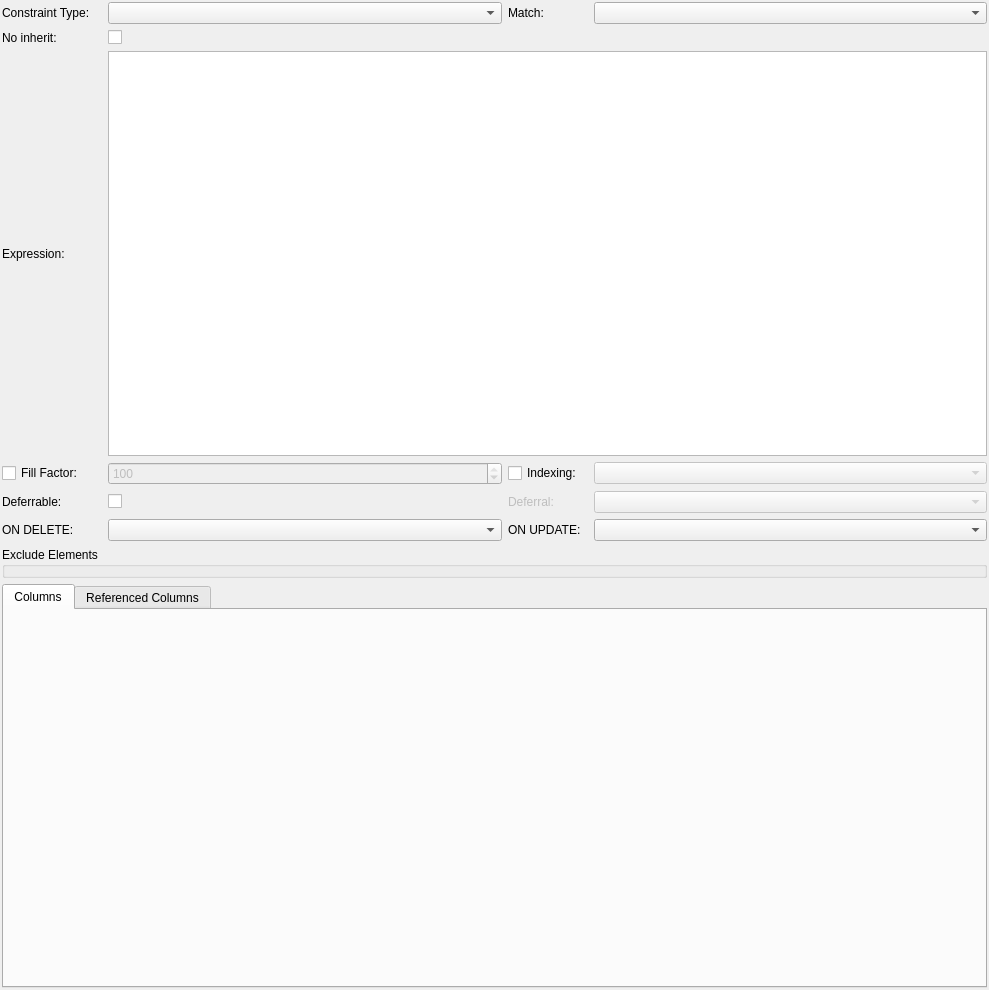
<?xml version="1.0" encoding="UTF-8"?>
<ui version="4.0">
 <class>ConstraintWidget</class>
 <widget class="QWidget" name="ConstraintWidget">
  <property name="geometry">
   <rect>
    <x>0</x>
    <y>0</y>
    <width>989</width>
    <height>990</height>
   </rect>
  </property>
  <property name="minimumSize">
   <size>
    <width>0</width>
    <height>0</height>
   </size>
  </property>
  <layout class="QGridLayout" name="constraint_grid">
   <property name="leftMargin">
    <number>2</number>
   </property>
   <property name="topMargin">
    <number>2</number>
   </property>
   <property name="rightMargin">
    <number>2</number>
   </property>
   <property name="bottomMargin">
    <number>2</number>
   </property>
   <property name="spacing">
    <number>6</number>
   </property>
   <item row="1" column="2">
    <widget class="QLabel" name="match_lbl">
     <property name="sizePolicy">
      <sizepolicy hsizetype="Preferred" vsizetype="Fixed">
       <horstretch>0</horstretch>
       <verstretch>0</verstretch>
      </sizepolicy>
     </property>
     <property name="minimumSize">
      <size>
       <width>80</width>
       <height>0</height>
      </size>
     </property>
     <property name="maximumSize">
      <size>
       <width>75</width>
       <height>16777215</height>
      </size>
     </property>
     <property name="text">
      <string>Match:</string>
     </property>
     <property name="alignment">
      <set>Qt::AlignLeading|Qt::AlignLeft|Qt::AlignVCenter</set>
     </property>
    </widget>
   </item>
   <item row="1" column="3">
    <widget class="QComboBox" name="match_cmb">
     <property name="sizePolicy">
      <sizepolicy hsizetype="Preferred" vsizetype="Fixed">
       <horstretch>0</horstretch>
       <verstretch>0</verstretch>
      </sizepolicy>
     </property>
     <property name="minimumSize">
      <size>
       <width>120</width>
       <height>0</height>
      </size>
     </property>
    </widget>
   </item>
   <item row="1" column="0">
    <widget class="QLabel" name="constr_type_lbl">
     <property name="sizePolicy">
      <sizepolicy hsizetype="Fixed" vsizetype="Fixed">
       <horstretch>0</horstretch>
       <verstretch>0</verstretch>
      </sizepolicy>
     </property>
     <property name="minimumSize">
      <size>
       <width>100</width>
       <height>0</height>
      </size>
     </property>
     <property name="text">
      <string>Constraint Type:</string>
     </property>
    </widget>
   </item>
   <item row="1" column="1">
    <widget class="QComboBox" name="constr_type_cmb">
     <property name="minimumSize">
      <size>
       <width>100</width>
       <height>0</height>
      </size>
     </property>
     <property name="toolTip">
      <string>This attribute cannot be changed once the object is created.</string>
     </property>
    </widget>
   </item>
   <item row="3" column="0">
    <widget class="QLabel" name="expression_lbl">
     <property name="sizePolicy">
      <sizepolicy hsizetype="Fixed" vsizetype="Preferred">
       <horstretch>0</horstretch>
       <verstretch>0</verstretch>
      </sizepolicy>
     </property>
     <property name="minimumSize">
      <size>
       <width>100</width>
       <height>0</height>
      </size>
     </property>
     <property name="text">
      <string>Expression:</string>
     </property>
    </widget>
   </item>
   <item row="5" column="1">
    <widget class="QSpinBox" name="fill_factor_sb">
     <property name="enabled">
      <bool>false</bool>
     </property>
     <property name="sizePolicy">
      <sizepolicy hsizetype="Preferred" vsizetype="Fixed">
       <horstretch>0</horstretch>
       <verstretch>0</verstretch>
      </sizepolicy>
     </property>
     <property name="minimum">
      <number>10</number>
     </property>
     <property name="maximum">
      <number>100</number>
     </property>
     <property name="value">
      <number>100</number>
     </property>
    </widget>
   </item>
   <item row="6" column="0">
    <widget class="QLabel" name="deferrable_lbl">
     <property name="sizePolicy">
      <sizepolicy hsizetype="Fixed" vsizetype="Fixed">
       <horstretch>0</horstretch>
       <verstretch>0</verstretch>
      </sizepolicy>
     </property>
     <property name="minimumSize">
      <size>
       <width>100</width>
       <height>0</height>
      </size>
     </property>
     <property name="text">
      <string>Deferrable:</string>
     </property>
    </widget>
   </item>
   <item row="6" column="1">
    <widget class="QCheckBox" name="deferrable_chk">
     <property name="sizePolicy">
      <sizepolicy hsizetype="Preferred" vsizetype="Fixed">
       <horstretch>0</horstretch>
       <verstretch>0</verstretch>
      </sizepolicy>
     </property>
     <property name="text">
      <string/>
     </property>
    </widget>
   </item>
   <item row="6" column="2">
    <widget class="QLabel" name="deferral_lbl">
     <property name="enabled">
      <bool>false</bool>
     </property>
     <property name="sizePolicy">
      <sizepolicy hsizetype="Fixed" vsizetype="Fixed">
       <horstretch>0</horstretch>
       <verstretch>0</verstretch>
      </sizepolicy>
     </property>
     <property name="minimumSize">
      <size>
       <width>0</width>
       <height>0</height>
      </size>
     </property>
     <property name="maximumSize">
      <size>
       <width>16777215</width>
       <height>16777215</height>
      </size>
     </property>
     <property name="text">
      <string>Deferral:</string>
     </property>
    </widget>
   </item>
   <item row="6" column="3">
    <widget class="QComboBox" name="deferral_cmb">
     <property name="enabled">
      <bool>false</bool>
     </property>
     <property name="sizePolicy">
      <sizepolicy hsizetype="Preferred" vsizetype="Fixed">
       <horstretch>0</horstretch>
       <verstretch>0</verstretch>
      </sizepolicy>
     </property>
     <property name="minimumSize">
      <size>
       <width>120</width>
       <height>0</height>
      </size>
     </property>
    </widget>
   </item>
   <item row="7" column="1">
    <widget class="QComboBox" name="on_delete_cmb">
     <property name="sizePolicy">
      <sizepolicy hsizetype="Preferred" vsizetype="Fixed">
       <horstretch>0</horstretch>
       <verstretch>0</verstretch>
      </sizepolicy>
     </property>
     <property name="minimumSize">
      <size>
       <width>120</width>
       <height>0</height>
      </size>
     </property>
    </widget>
   </item>
   <item row="7" column="0">
    <widget class="QLabel" name="on_delete_lbl">
     <property name="sizePolicy">
      <sizepolicy hsizetype="Fixed" vsizetype="Fixed">
       <horstretch>0</horstretch>
       <verstretch>0</verstretch>
      </sizepolicy>
     </property>
     <property name="minimumSize">
      <size>
       <width>100</width>
       <height>0</height>
      </size>
     </property>
     <property name="text">
      <string>ON DELETE:</string>
     </property>
    </widget>
   </item>
   <item row="7" column="2">
    <widget class="QLabel" name="on_update_lbl">
     <property name="sizePolicy">
      <sizepolicy hsizetype="Fixed" vsizetype="Fixed">
       <horstretch>0</horstretch>
       <verstretch>0</verstretch>
      </sizepolicy>
     </property>
     <property name="minimumSize">
      <size>
       <width>0</width>
       <height>0</height>
      </size>
     </property>
     <property name="maximumSize">
      <size>
       <width>16777215</width>
       <height>16777215</height>
      </size>
     </property>
     <property name="text">
      <string>ON UPDATE:</string>
     </property>
    </widget>
   </item>
   <item row="7" column="3">
    <widget class="QComboBox" name="on_update_cmb">
     <property name="sizePolicy">
      <sizepolicy hsizetype="Preferred" vsizetype="Fixed">
       <horstretch>0</horstretch>
       <verstretch>0</verstretch>
      </sizepolicy>
     </property>
     <property name="minimumSize">
      <size>
       <width>120</width>
       <height>0</height>
      </size>
     </property>
    </widget>
   </item>
   <item row="2" column="0">
    <widget class="QLabel" name="no_inherit_lbl">
     <property name="text">
      <string>No inherit:</string>
     </property>
    </widget>
   </item>
   <item row="2" column="1" colspan="3">
    <widget class="QCheckBox" name="no_inherit_chk">
     <property name="text">
      <string/>
     </property>
    </widget>
   </item>
   <item row="8" column="0" colspan="4">
    <widget class="QGroupBox" name="excl_elems_grp">
     <property name="sizePolicy">
      <sizepolicy hsizetype="Expanding" vsizetype="Preferred">
       <horstretch>0</horstretch>
       <verstretch>0</verstretch>
      </sizepolicy>
     </property>
     <property name="title">
      <string>Exclude Elements</string>
     </property>
    </widget>
   </item>
   <item row="9" column="0" colspan="4">
    <widget class="QTabWidget" name="columns_tbw">
     <property name="sizePolicy">
      <sizepolicy hsizetype="Expanding" vsizetype="Expanding">
       <horstretch>0</horstretch>
       <verstretch>0</verstretch>
      </sizepolicy>
     </property>
     <property name="currentIndex">
      <number>0</number>
     </property>
     <widget class="QWidget" name="tab">
      <property name="sizePolicy">
       <sizepolicy hsizetype="Preferred" vsizetype="Preferred">
        <horstretch>0</horstretch>
        <verstretch>0</verstretch>
       </sizepolicy>
      </property>
      <attribute name="title">
       <string>Columns</string>
      </attribute>
     </widget>
     <widget class="QWidget" name="tab_2">
      <property name="sizePolicy">
       <sizepolicy hsizetype="Preferred" vsizetype="Preferred">
        <horstretch>0</horstretch>
        <verstretch>0</verstretch>
       </sizepolicy>
      </property>
      <attribute name="title">
       <string>Referenced Columns</string>
      </attribute>
      <layout class="QGridLayout" name="gridLayout_2">
       <property name="leftMargin">
        <number>4</number>
       </property>
       <property name="topMargin">
        <number>4</number>
       </property>
       <property name="rightMargin">
        <number>4</number>
       </property>
       <property name="bottomMargin">
        <number>4</number>
       </property>
       <item row="0" column="0">
        <widget class="QLabel" name="ref_table_lbl">
         <property name="sizePolicy">
          <sizepolicy hsizetype="Fixed" vsizetype="Fixed">
           <horstretch>0</horstretch>
           <verstretch>0</verstretch>
          </sizepolicy>
         </property>
         <property name="text">
          <string>Table:</string>
         </property>
        </widget>
       </item>
      </layout>
     </widget>
    </widget>
   </item>
   <item row="5" column="2">
    <widget class="QCheckBox" name="indexing_chk">
     <property name="sizePolicy">
      <sizepolicy hsizetype="Fixed" vsizetype="Fixed">
       <horstretch>0</horstretch>
       <verstretch>0</verstretch>
      </sizepolicy>
     </property>
     <property name="text">
      <string>Indexing:</string>
     </property>
    </widget>
   </item>
   <item row="5" column="3">
    <widget class="QComboBox" name="indexing_cmb">
     <property name="enabled">
      <bool>false</bool>
     </property>
     <property name="sizePolicy">
      <sizepolicy hsizetype="Preferred" vsizetype="Fixed">
       <horstretch>0</horstretch>
       <verstretch>0</verstretch>
      </sizepolicy>
     </property>
    </widget>
   </item>
   <item row="5" column="0">
    <widget class="QCheckBox" name="fill_factor_chk">
     <property name="text">
      <string>Fill Factor:</string>
     </property>
    </widget>
   </item>
   <item row="3" column="1" colspan="3">
    <widget class="QPlainTextEdit" name="expression_txt">
     <property name="sizePolicy">
      <sizepolicy hsizetype="Expanding" vsizetype="Expanding">
       <horstretch>0</horstretch>
       <verstretch>0</verstretch>
      </sizepolicy>
     </property>
     <property name="minimumSize">
      <size>
       <width>0</width>
       <height>50</height>
      </size>
     </property>
     <property name="maximumSize">
      <size>
       <width>16777215</width>
       <height>16777215</height>
      </size>
     </property>
     <property name="frameShadow">
      <enum>QFrame::Sunken</enum>
     </property>
     <property name="lineWidth">
      <number>1</number>
     </property>
     <property name="midLineWidth">
      <number>0</number>
     </property>
     <property name="verticalScrollBarPolicy">
      <enum>Qt::ScrollBarAsNeeded</enum>
     </property>
     <property name="horizontalScrollBarPolicy">
      <enum>Qt::ScrollBarAsNeeded</enum>
     </property>
    </widget>
   </item>
  </layout>
 </widget>
 <tabstops>
  <tabstop>constr_type_cmb</tabstop>
  <tabstop>match_cmb</tabstop>
  <tabstop>no_inherit_chk</tabstop>
  <tabstop>expression_txt</tabstop>
  <tabstop>fill_factor_sb</tabstop>
  <tabstop>deferrable_chk</tabstop>
  <tabstop>deferral_cmb</tabstop>
  <tabstop>on_delete_cmb</tabstop>
  <tabstop>on_update_cmb</tabstop>
  <tabstop>columns_tbw</tabstop>
 </tabstops>
 <resources/>
 <connections/>
</ui>
